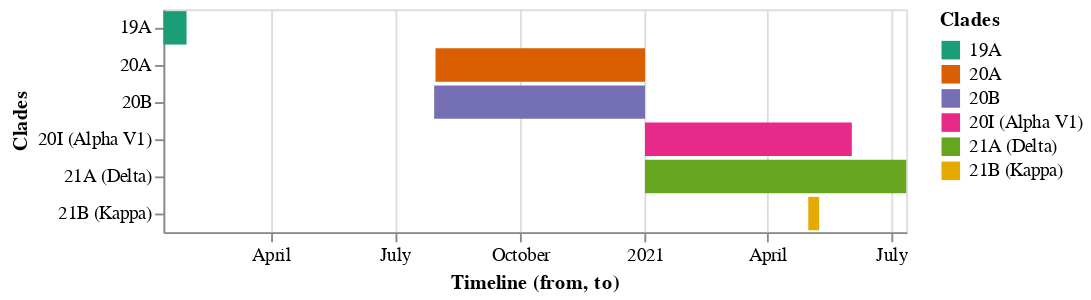

Notebook code cell kept with this figure:
### Code cell
import altair as alt
import datetime as dt
import pandas as pd


alt.renderers.enable('default')

data = pd.DataFrame()
data['Timeline (from'] = [dt.datetime(2020, 1, 13),
             dt.datetime(2020, 7, 31),
             dt.datetime(2020, 7, 30), 
             dt.datetime(2021, 1, 1), 
             dt.datetime(2021, 1, 1), 
             dt.datetime(2021, 5, 1)]
data['to)'] = [dt.datetime(2020, 1, 30),
             dt.datetime(2021, 1, 1),
             dt.datetime(2021, 1, 1), 
             dt.datetime(2021, 6, 2), 
             dt.datetime(2021, 7, 12), 
             dt.datetime(2021, 5, 9)]
data['Clades'] = ['19A','20A','20B','20I (Alpha V1)','21A (Delta)','21B (Kappa)']

alt.Chart(data).mark_bar().encode(
    x='Timeline (from',
    x2='to)',
    y='Clades',
    color=alt.Color('Clades', scale=alt.Scale(scheme='dark2'))
)

### Figure 1 — Vega-Lite specification as saved in the notebook (floating-point values rounded to 4 significant figures)
{"config": {"view": {"continuousWidth": 400, "continuousHeight": 300}}, "data": {"name": "data-90b8bf9c24251b15bbc6b2510e038fd5"}, "mark": "bar", "encoding": {"color": {"type": "nominal", "field": "Clades", "scale": {"scheme": "dark2"}}, "x": {"type": "temporal", "field": "Timeline (from"}, "x2": {"field": "to)"}, "y": {"type": "nominal", "field": "Clades"}}, "$schema": "https://vega.github.io/schema/vega-lite/v4.8.1.json", "datasets": {"data-90b8bf9c24251b15bbc6b2510e038fd5": [{"Timeline (from": "2020-01-13T00:00:00", "to)": "2020-01-30T00:00:00", "Clades": "19A"}, {"Timeline (from": "2020-07-31T00:00:00", "to)": "2021-01-01T00:00:00", "Clades": "20A"}, {"Timeline (from": "2020-07-30T00:00:00", "to)": "2021-01-01T00:00:00", "Clades": "20B"}, {"Timeline (from": "2021-01-01T00:00:00", "to)": "2021-06-02T00:00:00", "Clades": "20I (Alpha V1)"}, {"Timeline (from": "2021-01-01T00:00:00", "to)": "2021-07-12T00:00:00", "Clades": "21A (Delta)"}, {"Timeline (from": "2021-05-01T00:00:00", "to)": "2021-05-09T00:00:00", "Clades": "21B (Kappa)"}]}}
